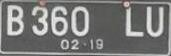
%> input picture images/1.jpg, 171 x 56 px
$ octave --eval "result = segmentLetter(rgb2gray(imread('../images/1.jpg')));"   (GNU Octave 9; MATLAB toolbox functions it lacks are replaced by stand-ins)
%> lines starting %> are read from the running program, lines starting %| are printed output that depends on the picture; in (x1, y1, x2, y2) boxes, pixels count from 0 and x2, y2 are one past the last pixel; in counts of white or black regions, pixels touching at a corner belong together; the program's own positions count from 1
function segments = segmentLetter(imgIn)
    %segmentLetter - Return segments from the plate image
    %
    % Syntax: segments = segmentLetter(imgIn)

    % Apply binarization towards the image
    imbin = imbinarize(imgIn);
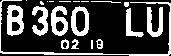
%> imbin: size 56x171 logical; 26.2% white; 20 white regions (8 under 20 px), largest, box (x1, y1, x2, y2) and area: (0, 0, 171, 56) 572, (7, 5, 24, 36) 353, (51, 6, 68, 36) 307

    % Get the size of the image
    [h, w] = size(imbin);
%> h = 56; w = 171

    % Clean the small objects that have pixel area less than 0.1% of image area
    imclean = bwareaopen(imbin, round(0.001 * h * w));
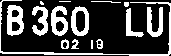
%> imclean: size 56x171 logical; 26% white; 15 white regions (3 under 20 px)
    % figure, imshow(imclean), title('imclean');

    % figure, imshow(~imbin), title('imbin');

    % Get regions/bounding boxes
    % If the white part dominates, then apply negative filter to make background black
    % Then apply connected component analysis and bounding box analysis onto it
    if bwarea(imclean) > bwarea(~imclean)
        segments = regionprops(~imclean, 'BoundingBox', 'Area', 'Image');
        figure, imshow(~imclean), title('~imclean');

    else
        segments = regionprops(imclean, 'BoundingBox', 'Area', 'Image');
%> segments = 15 regions; largest, box (x1, y1, x2, y2) and Area: (0, 0, 171, 56) 572, (7, 5, 24, 36) 353, (51, 6, 68, 36) 307, (71, 6, 89, 36) 293, (147, 7, 163, 37) 275
%> `result = segmentLetter(rgb2gray(imread('../images/1.jpg')));`: result has the same summary as segments in segmentLetter
        figure, imshow(imclean), title('imclean');
    end

end

$ run again, on images/2.jpg
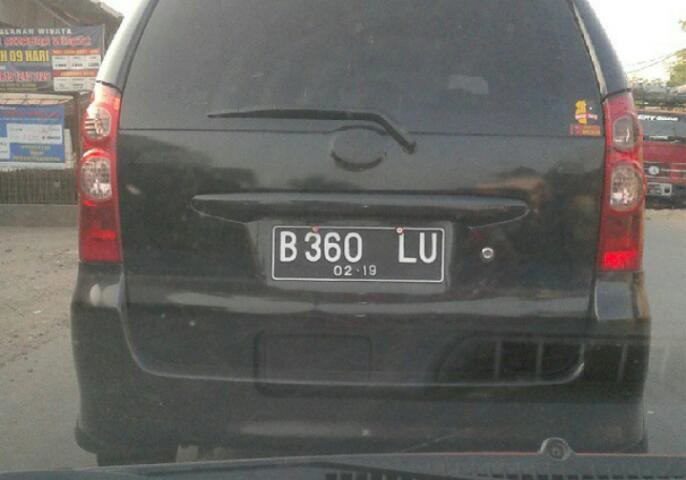
%> input picture images/2.jpg, 686 x 480 px
%> in segmentLetter, `imbin = imbinarize(imgIn);`:
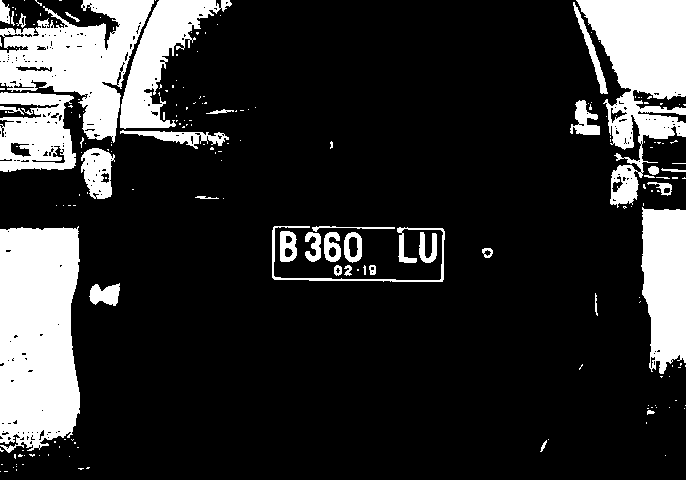
%> imbin: size 480x686 logical; 18.8% white; 197 white regions (160 under 20 px), largest, box (x1, y1, x2, y2) and area: (0, 226, 80, 453) 16044, (576, 0, 686, 208) 11382, (0, 0, 154, 143) 10514
%> in segmentLetter, `imclean = bwareaopen(imbin, round(0.001 * h * w));`:
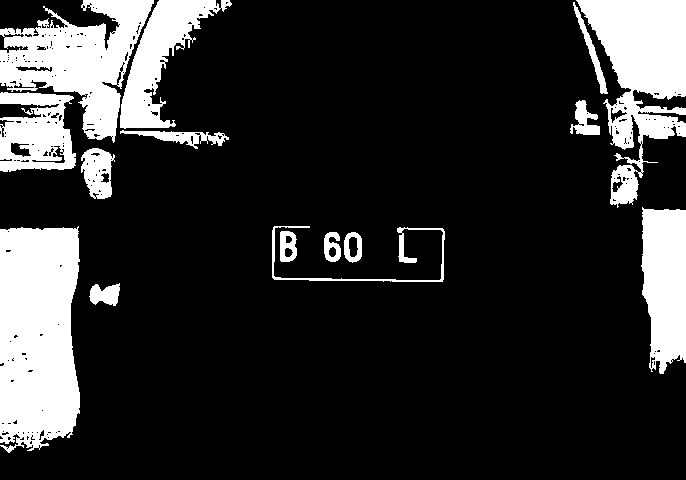
%> imclean: size 480x686 logical; 18.1% white; 15 white regions
%> segments = 15 regions; largest, box (x1, y1, x2, y2) and Area: (0, 226, 80, 453) 16044, (576, 0, 686, 208) 11382, (0, 0, 154, 143) 10514, (641, 207, 686, 374) 6206, (120, 0, 232, 129) 5389
%> result has the same summary as segments in segmentLetter
